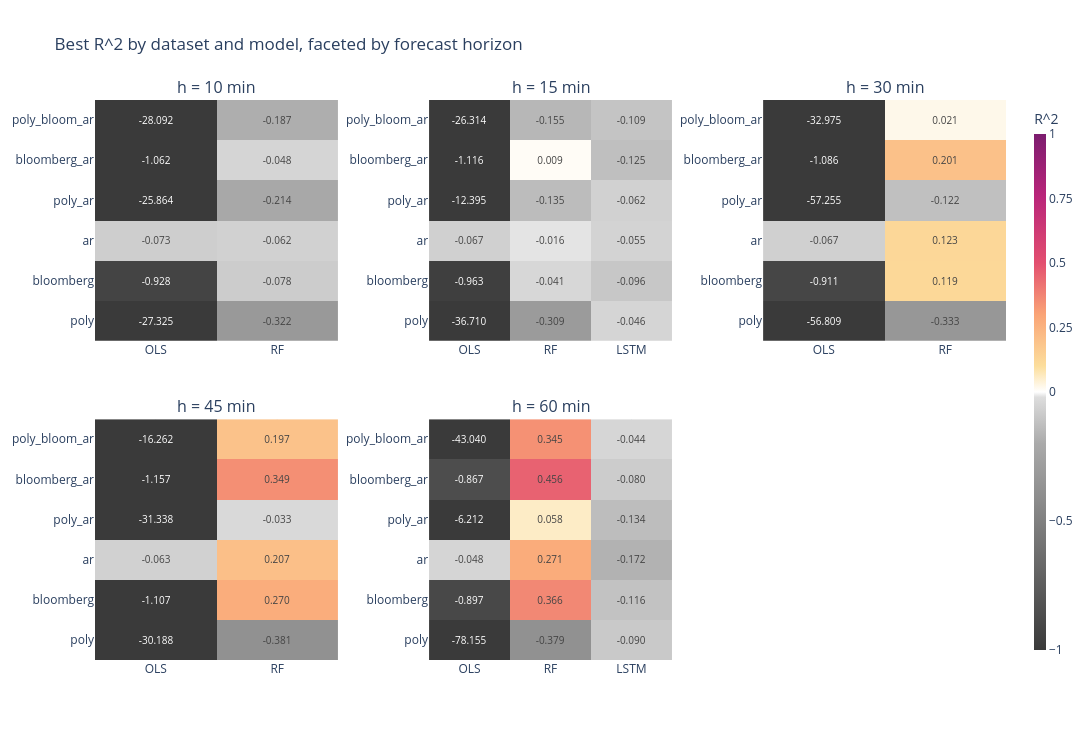

Notebook source saved alongside this figure:
### Markdown cell above
## Graph 8 - Master heatmap: R^2 by dataset x model, faceted by horizon

One sub-heatmap per available forecast horizon. Cells show the **best R^2 across window schemes** for each `(dataset, model)` pair. Diverging colour scale centred on zero - positive R^2 = genuine predictive power, negative = worse than predicting the mean. Horizons with no summary file are simply skipped.

### Code cell
# %% -- GRAPH 8 : MASTER HEATMAP R^2 (Plotly subplots) ---------------
from plotly.subplots import make_subplots

# Custom diverging colorscale used by Graph 8 (and any future R^2 heatmap).
# - Below 0: muted greys (negatives never "pop")
# - Exactly 0: white (clear neutral anchor)
# - Above 0: the active warm palette so positive R^2 reads immediately
#
# The colour axis is clipped to [-1, +1] (zmin=-1, zmax=+1, zmid=0). R^2
# cannot exceed +1; very negative R^2 values still display their actual
# number in the cell, they just saturate to the darkest grey.
G8_COLORSCALE = [
    [0.00, '#3a3a3a'],          # z=-1 (or below): dark grey
    [0.40, '#aaaaaa'],          # z=-0.2: medium grey
    [0.49, '#dddddd'],          # z=-0.02: near-white grey
    [0.50, '#ffffff'],          # z= 0  : neutral white
    [0.55, PALETTE_HEX[0]],     # z=+0.10
    [0.65, PALETTE_HEX[1]],     # z=+0.30
    [0.75, PALETTE_HEX[3]],     # z=+0.50
    [0.88, PALETTE_HEX[5]],     # z=+0.76
    [1.00, PALETTE_HEX[-1]],    # z=+1.00
]
G8_ZMIN = -1.0
G8_ZMAX = +1.0

_horizons = [h for h in CANONICAL_HORIZONS if h in SUMMARIES]
for h in sorted(SUMMARIES):
    if h not in _horizons:
        _horizons.append(h)

if not _horizons:
    print('No summary data available -> skipping Graph 8.')
else:
    _n = len(_horizons)
    if _n == 1:
        _rows, _cols = 1, 1
    elif _n == 2:
        _rows, _cols = 1, 2
    elif _n <= 4:
        _rows, _cols = 2, 2
    else:
        _cols = 3
        _rows = (_n + _cols - 1) // _cols

    fig_g8 = make_subplots(
        rows=_rows, cols=_cols,
        subplot_titles=[f'h = {h} min' for h in _horizons],
        horizontal_spacing=0.10, vertical_spacing=0.14,
    )

    _all_pivots = []
    for h in _horizons:
        _df = SUMMARIES[h]
        _pivot = _df.pivot_table(
            index='dataset', columns='model', values='r2', aggfunc='max'
        )
        _pivot = _pivot.reindex(
            index=[d for d in CANONICAL_DATASET_ORDER if d in _pivot.index],
            columns=[m for m in CANONICAL_MODEL_ORDER if m in _pivot.columns],
        )
        _all_pivots.append((h, _pivot))

    for i, (h, pivot) in enumerate(_all_pivots):
        r = i // _cols + 1
        c = i % _cols + 1
        # Annotation text shows the *actual* R^2 (not the clipped value).
        _text = np.where(
            np.isnan(pivot.values), '',
            np.vectorize(lambda v: f'{v:.3f}')(np.nan_to_num(pivot.values)),
        )
        # Pretty x/y labels via the global display helpers.
        _y_labels = [_display_dataset(d) for d in pivot.index]
        _x_labels = [_display_model(m) for m in pivot.columns]

        fig_g8.add_trace(
            go.Heatmap(
                z=pivot.values,
                x=_x_labels,
                y=_y_labels,
                zmin=G8_ZMIN, zmax=G8_ZMAX, zmid=0.0,
                colorscale=G8_COLORSCALE,
                text=_text,
                texttemplate='%{text}',
                textfont=dict(size=10),
                showscale=(i == 0),
                colorbar=dict(
                    title='R^2',
                    thickness=12,
                    tickmode='array',
                    tickvals=[-1.0, -0.5, 0.0, 0.25, 0.5, 0.75, 1.0],
                ),
                hovertemplate='dataset=%{y}<br>model=%{x}<br>R^2=%{z:.4f}<extra></extra>',
            ),
            row=r, col=c,
        )
    fig_g8.update_layout(
        title=(
            'Best R^2 by dataset and model, faceted by forecast horizon  '
        ),
        height=320 * _rows + 100,
        width=420 * _cols + 100,
    )
    fig_g8.show()

### Figure 1 — Plotly figure (JSON) as saved in the notebook; plotly's stock layout.template omitted (floating-point values rounded to 4 significant figures)
{"data": [{"colorbar": {"thickness": 12, "tickmode": "array", "tickvals": [-1, -0.5, 0, 0.25, 0.5, 0.75, 1], "title": {"text": "R^2"}}, "colorscale": [[0, "#3a3a3a"], [0.4, "#aaaaaa"], [0.49, "#dddddd"], [0.5, "#ffffff"], [0.55, "#fcde9c"], [0.65, "#faa476"], [0.75, "#e34f6f"], [0.88, "#b9257a"], [1, "#7c1d6f"]], "hovertemplate": "dataset=%{y}<br>model=%{x}<br>R^2=%{z:.4f}<extra></extra>", "showscale": true, "text": [["-27.325", "-0.322"], ["-0.928", "-0.078"], ["-0.073", "-0.062"], ["-25.864", "-0.214"], ["-1.062", "-0.048"], ["-28.092", "-0.187"]], "textfont": {"size": 10}, "texttemplate": "%{text}", "type": "heatmap", "x": ["OLS", "RF"], "xaxis": "x", "y": ["poly", "bloomberg", "ar", "poly_ar", "bloomberg_ar", "poly_bloom_ar"], "yaxis": "y", "z": [[-27.32, -0.3216], [-0.9285, -0.0783], [-0.0726, -0.06188], [-25.86, -0.2141], [-1.062, -0.04846], [-28.09, -0.1866]], "zmax": 1, "zmid": 0, "zmin": -1}, {"colorbar": {"thickness": 12, "tickmode": "array", "tickvals": [-1, -0.5, 0, 0.25, 0.5, 0.75, 1], "title": {"text": "R^2"}}, "colorscale": [[0, "#3a3a3a"], [0.4, "#aaaaaa"], [0.49, "#dddddd"], [0.5, "#ffffff"], [0.55, "#fcde9c"], [0.65, "#faa476"], [0.75, "#e34f6f"], [0.88, "#b9257a"], [1, "#7c1d6f"]], "hovertemplate": "dataset=%{y}<br>model=%{x}<br>R^2=%{z:.4f}<extra></extra>", "showscale": false, "text": [["-36.710", "-0.309", "-0.046"], ["-0.963", "-0.041", "-0.096"], ["-0.067", "-0.016", "-0.055"], ["-12.395", "-0.135", "-0.062"], ["-1.116", "0.009", "-0.125"], ["-26.314", "-0.155", "-0.109"]], "textfont": {"size": 10}, "texttemplate": "%{text}", "type": "heatmap", "x": ["OLS", "RF", "LSTM"], "xaxis": "x2", "y": ["poly", "bloomberg", "ar", "poly_ar", "bloomberg_ar", "poly_bloom_ar"], "yaxis": "y2", "z": [[-36.71, -0.3094, -0.0465], [-0.9632, -0.04115, -0.0962], [-0.06679, -0.01607, -0.05517], [-12.4, -0.1353, -0.06223], [-1.116, 0.008625, -0.1247], [-26.31, -0.1552, -0.1092]], "zmax": 1, "zmid": 0, "zmin": -1}, {"colorbar": {"thickness": 12, "tickmode": "array", "tickvals": [-1, -0.5, 0, 0.25, 0.5, 0.75, 1], "title": {"text": "R^2"}}, "colorscale": [[0, "#3a3a3a"], [0.4, "#aaaaaa"], [0.49, "#dddddd"], [0.5, "#ffffff"], [0.55, "#fcde9c"], [0.65, "#faa476"], [0.75, "#e34f6f"], [0.88, "#b9257a"], [1, "#7c1d6f"]], "hovertemplate": "dataset=%{y}<br>model=%{x}<br>R^2=%{z:.4f}<extra></extra>", "showscale": false, "text": [["-56.809", "-0.333"], ["-0.911", "0.119"], ["-0.067", "0.123"], ["-57.255", "-0.122"], ["-1.086", "0.201"], ["-32.975", "0.021"]], "textfont": {"size": 10}, "texttemplate": "%{text}", "type": "heatmap", "x": ["OLS", "RF"], "xaxis": "x3", "y": ["poly", "bloomberg", "ar", "poly_ar", "bloomberg_ar", "poly_bloom_ar"], "yaxis": "y3", "z": [[-56.81, -0.3334], [-0.9109, 0.1191], [-0.06695, 0.1233], [-57.25, -0.1216], [-1.086, 0.2015], [-32.97, 0.02087]], "zmax": 1, "zmid": 0, "zmin": -1}, {"colorbar": {"thickness": 12, "tickmode": "array", "tickvals": [-1, -0.5, 0, 0.25, 0.5, 0.75, 1], "title": {"text": "R^2"}}, "colorscale": [[0, "#3a3a3a"], [0.4, "#aaaaaa"], [0.49, "#dddddd"], [0.5, "#ffffff"], [0.55, "#fcde9c"], [0.65, "#faa476"], [0.75, "#e34f6f"], [0.88, "#b9257a"], [1, "#7c1d6f"]], "hovertemplate": "dataset=%{y}<br>model=%{x}<br>R^2=%{z:.4f}<extra></extra>", "showscale": false, "text": [["-30.188", "-0.381"], ["-1.107", "0.270"], ["-0.063", "0.207"], ["-31.338", "-0.033"], ["-1.157", "0.349"], ["-16.262", "0.197"]], "textfont": {"size": 10}, "texttemplate": "%{text}", "type": "heatmap", "x": ["OLS", "RF"], "xaxis": "x4", "y": ["poly", "bloomberg", "ar", "poly_ar", "bloomberg_ar", "poly_bloom_ar"], "yaxis": "y4", "z": [[-30.19, -0.3812], [-1.107, 0.2703], [-0.06253, 0.2073], [-31.34, -0.03282], [-1.157, 0.3492], [-16.26, 0.1973]], "zmax": 1, "zmid": 0, "zmin": -1}, {"colorbar": {"thickness": 12, "tickmode": "array", "tickvals": [-1, -0.5, 0, 0.25, 0.5, 0.75, 1], "title": {"text": "R^2"}}, "colorscale": [[0, "#3a3a3a"], [0.4, "#aaaaaa"], [0.49, "#dddddd"], [0.5, "#ffffff"], [0.55, "#fcde9c"], [0.65, "#faa476"], [0.75, "#e34f6f"], [0.88, "#b9257a"], [1, "#7c1d6f"]], "hovertemplate": "dataset=%{y}<br>model=%{x}<br>R^2=%{z:.4f}<extra></extra>", "showscale": false, "text": [["-78.155", "-0.379", "-0.090"], ["-0.897", "0.366", "-0.116"], ["-0.048", "0.271", "-0.172"], ["-6.212", "0.058", "-0.134"], ["-0.867", "0.456", "-0.080"], ["-43.040", "0.345", "-0.044"]], "textfont": {"size": 10}, "texttemplate": "%{text}", "type": "heatmap", "x": ["OLS", "RF", "LSTM"], "xaxis": "x5", "y": ["poly", "bloomberg", "ar", "poly_ar", "bloomberg_ar", "poly_bloom_ar"], "yaxis": "y5", "z": [[-78.16, -0.3795, -0.09007], [-0.8966, 0.366, -0.1157], [-0.04808, 0.2714, -0.172], [-6.212, 0.05761, -0.1343], [-0.8674, 0.4561, -0.08007], [-43.04, 0.3452, -0.04385]], "zmax": 1, "zmid": 0, "zmin": -1}], "layout": {"annotations": [{"font": {"size": 16}, "showarrow": false, "text": "h = 10 min", "x": 0.1333, "xanchor": "center", "xref": "paper", "y": 1, "yanchor": "bottom", "yref": "paper"}, {"font": {"size": 16}, "showarrow": false, "text": "h = 15 min", "x": 0.5, "xanchor": "center", "xref": "paper", "y": 1, "yanchor": "bottom", "yref": "paper"}, {"font": {"size": 16}, "showarrow": false, "text": "h = 30 min", "x": 0.8667, "xanchor": "center", "xref": "paper", "y": 1, "yanchor": "bottom", "yref": "paper"}, {"font": {"size": 16}, "showarrow": false, "text": "h = 45 min", "x": 0.1333, "xanchor": "center", "xref": "paper", "y": 0.43, "yanchor": "bottom", "yref": "paper"}, {"font": {"size": 16}, "showarrow": false, "text": "h = 60 min", "x": 0.5, "xanchor": "center", "xref": "paper", "y": 0.43, "yanchor": "bottom", "yref": "paper"}], "height": 740, "title": {"text": "Best R^2 by dataset and model, faceted by forecast horizon  "}, "width": 1360, "xaxis": {"anchor": "y", "domain": [0, 0.2667]}, "xaxis2": {"anchor": "y2", "domain": [0.3667, 0.6333]}, "xaxis3": {"anchor": "y3", "domain": [0.7333, 1]}, "xaxis4": {"anchor": "y4", "domain": [0, 0.2667]}, "xaxis5": {"anchor": "y5", "domain": [0.3667, 0.6333]}, "xaxis6": {"anchor": "y6", "domain": [0.7333, 1]}, "yaxis": {"anchor": "x", "domain": [0.57, 1]}, "yaxis2": {"anchor": "x2", "domain": [0.57, 1]}, "yaxis3": {"anchor": "x3", "domain": [0.57, 1]}, "yaxis4": {"anchor": "x4", "domain": [0, 0.43]}, "yaxis5": {"anchor": "x5", "domain": [0, 0.43]}, "yaxis6": {"anchor": "x6", "domain": [0, 0.43]}}}
